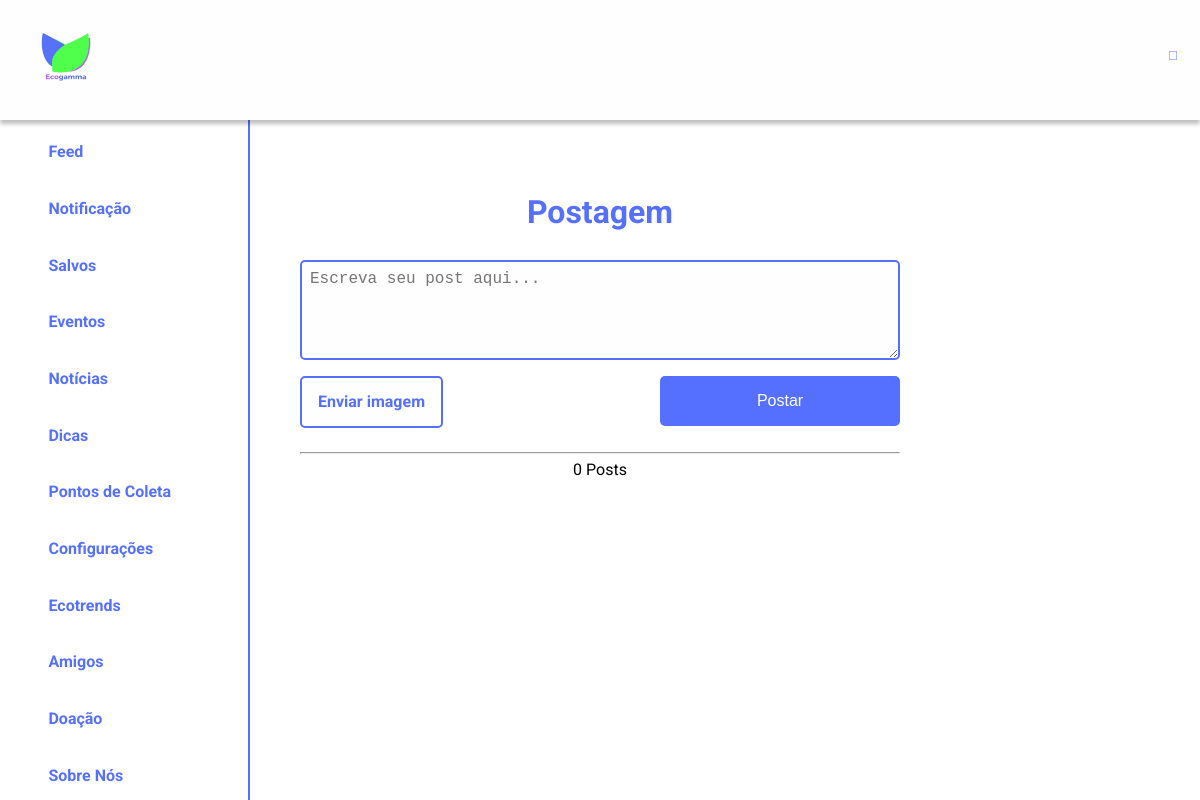
Page /estrutura/feed.php (signed in) on the earlier database version.
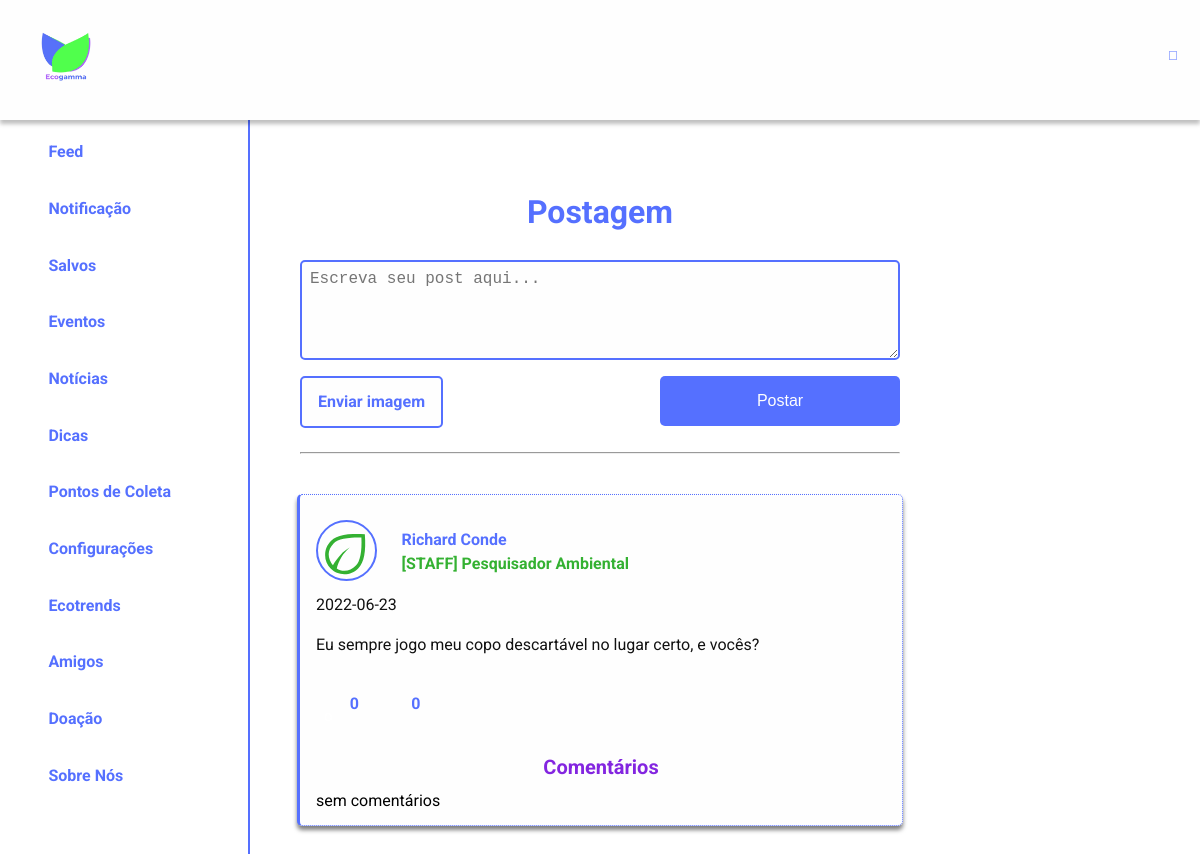
Same page on the later database version.
### tables this page shows
CREATE TABLE IF NOT EXISTS `posts` (
  `id_Post` int(11) NOT NULL AUTO_INCREMENT,
  `id` int(11) NOT NULL,
  `foto` varchar(255) NOT NULL,
  `nome` varchar(80) NOT NULL,
  `sobrenome` varchar(80) NOT NULL,
  `profissao` varchar(80) NOT NULL,
  `data_Post` date NOT NULL,
  `texto_Post` varchar(255) NOT NULL,
  `imagem_Post` varchar(255) NOT NULL,
  `likes_Post` int(20) NOT NULL DEFAULT '0',
  `comentarios_Post` int(11) NOT NULL DEFAULT '0',
  PRIMARY KEY (`id_Post`),
  KEY `user_post` (`id`)
);

### estrutura/feed.php (the view, shortened to what the changed rows need)
<!DOCTYPE html>
<html lang="pt-br" id="html">
<head>
    <?php include './base/linksGlobais.php' ?>
</head>
<body>
    <?php
    include_once './administracao/sessao.php';
    ?>
    <main>
        <div class="container">
            <h1>Postagem</h1>
            <section class="container__postagem">
                <form action="./feed.php" class="container__postagem__formulario" method="POST" enctype="multipart/form-data">
                </form>
                <hr>
            </section>
            <?php
            $sql = "SELECT * FROM posts ORDER BY id_Post DESC";
            $result = mysqli_query($conn, $sql);
            if (mysqli_num_rows($result) > 0) {
                while ($row = mysqli_fetch_assoc($result)) {
                    $idP = $row["id"];
                    $id_Post = $row["id_Post"];
                    $nomeP = $row["nome"];
                    $sobrenomeP = $row["sobrenome"];
                    $profissaoP = $row["profissao"];
                    $data_Post = $row["data_Post"];
                    $texto_Post = $row["texto_Post"];
                    $likesP = $row["likes_Post"];
                    $comentarios = $row["comentarios_Post"];
                    echo "
                        <br>
                        <section class='container__post' id='post' data-anime='left'>
                            <div class='container__post__perfil'>
                                <div class='container__post__perfil__foto'>
                                    <img src='../imagens/perfil_default.svg' alt='Imagem do Perfil'>
                                </div>
                                <div class='container__post__perfil__dados'>
                                    <a href='./perfilUser.php?user=" . $idP . "'<p class='container__post__perfil__dados__nome nome__perfil'>" . $nomeP . " " . $sobrenomeP . "</p></a>
                                    <p class='container__post__perfil__dados__cargo cargo__perfil'>" . $profissaoP . "</p>
                                </div>
                            </div>
                            <div class='container__post__conteudo'>
                                <p class='container__post__conteudo__data' id='container__post__conteudo__data'>" . $data_Post . "</p>
                                <p class='container__post__conteudo__texto' id='container__post__conteudo__texto'>" . $texto_Post . "</p>";
                        echo "</div>
                            <div class='container__post__interacoes'>
                                <ul class='container__post__interacoes__lista'>
                                    <form action='./feed.php' id='likeForm' method='POST'>
                                        <input type='submit' value = '" . $id_Post . "' name='enviaLike' onclick='curtir()' id='btn__funcao__curtir'>
                                        <span class='material-symbols-outlined container__menu__icone' id='btn__curtir'>&#xe87d;</span>
                                    </form>
                                        <p id='valor__curtir'>" . $likesP . "</p>
                                    <li class='container__post__interacoes__lista__item' onclick='comentar()'>
                                        <span class='material-symbols-outlined container__menu__icone' id='btn__comentar'>&#xe0b9;</span>
                                        <p id='valor__comentar'>" . $comentarios . "</p>
                                    </li>
                                    <li class='container__post__interacoes__lista__item' onclick='compartilhar()'>
                                        <span class='material-symbols-outlined container__menu__icone'>&#xe163;</span>
                                        <input type='text' id='btn-compartilhar'value=''>
                                    </li>
                                    <li class='container__post__interacoes__lista__item' onclick='salvar()'>
                                        <span class='material-symbols-outlined container__menu__icone'>&#xe866;</span>
                                        <input type='text' id='btn-salvar'value=''>
                                    </li>
                                </ul>
                                <form action='./feed.php?id_Post_Comentario=" . $id_Post . "' method='POST' id='form__comentario'>
                                </form>
                            </div>
                            <h3>Comentários</h3>";
                    $comentarioSeleciona = "SELECT * FROM comentarios WHERE id_Post = '$id_Post' ORDER BY id_Comentario DESC";
                    $resultComentario = mysqli_query($conn, $comentarioSeleciona);
                    if (mysqli_num_rows($resultComentario) > 0) {
                        while ($row = mysqli_fetch_assoc($resultComentario)) {
                            $id_Post_Comentario = $row["id_Post"];
                            $id_User_Comentario = $row["id_User"];
                            $data_Comentario = $row["data_Comentario"];
                            $nome_User_Comentario = $row["nome_User"];
                            $sobrenome_User_Comentario = $row["sobrenome_User"];
                            $profissao_User_Comentario = $row["profissao_User"];
                            $texto_Comentario = $row["texto_Comentario"];
                            $likes_Comentario = $row["likes_Comentario"];
                            echo "<br>
                                <div class='container__comentario' data-anime='left'>
                                    <div class='container__post__perfil'>
                                        <div class='container__post__perfil__foto'>
                                            <img src='../imagens/perfil_default.svg' alt='Imagem do Perfil'>
                                        </div>
                                        <div class='container__post__perfil__dados'>
                                            <a href='./perfilUser.php?user=" . $idP . "'<p class='container__post__perfil__dados__nome nome__perfil'>" . $nome_User_Comentario . " " . $sobrenome_User_Comentario . "</p></a>
                                            <p class='container__post__perfil__dados__cargo cargo__perfil'>" . $profissao_User_Comentario . "</p>
                                        </div>
                                    </div>
                                    <div>
                                        <p class='data__post'><span class='material-symbols-outlined container__menu__icone span--azul'>&#xe425;</span>" . $data_Comentario . "</p>
                                    </div>
                                    <br>
                                    <div>
                                        <p>" . $texto_Comentario . "</p>
                                    </div>
                                </div>";
                        }
                    } else {
                        echo "sem comentários";
                    }
                    echo
                    "</section>";
                }
            } else {
                echo "0 Posts";
            }
            ?>
        </div>
    </main>
</body>
</html>

Differences in the rows shown:
added posts: nome "Richard", sobrenome "Conde", profissao "[STAFF] Pesquisador Ambiental", data_Post "2022-06-23", texto_Post "Eu sempre jogo meu copo descartável no lugar certo, e vocês?", enviaLike "9", likes_Post "0", comentarios_Post "0"
Other differences:
text no longer shown: "0 Posts"
